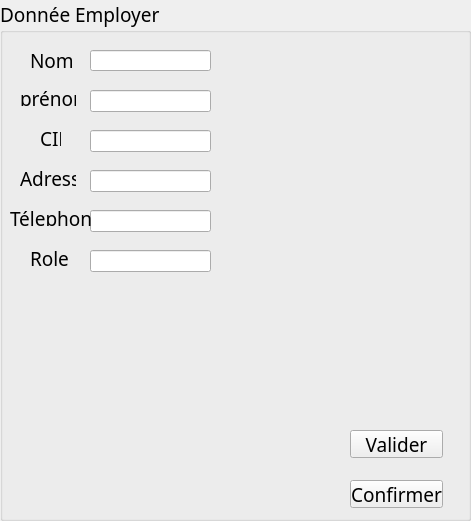
      <widget class="QGroupBox" name="groupBox_5">
       <property name="geometry">
        <rect>
         <x>500</x>
         <y>10</y>
         <width>471</width>
         <height>521</height>
        </rect>
       </property>
       <property name="font">
        <font>
         <family>Vijaya</family>
         <pointsize>14</pointsize>
         <weight>50</weight>
         <italic>false</italic>
         <bold>false</bold>
        </font>
       </property>
       <property name="title">
        <string>Donnée Employer</string>
       </property>
       <widget class="QLabel" name="label_68">
        <property name="geometry">
         <rect>
          <x>30</x>
          <y>50</y>
          <width>51</width>
          <height>21</height>
         </rect>
        </property>
        <property name="text">
         <string>Nom</string>
        </property>
       </widget>
       <widget class="QLineEdit" name="le_nom_2">
        <property name="geometry">
         <rect>
          <x>90</x>
          <y>50</y>
          <width>121</width>
          <height>21</height>
         </rect>
        </property>
        <property name="text">
         <string/>
        </property>
       </widget>
       <widget class="QPushButton" name="B_AjoutEmploye_2">
        <property name="geometry">
         <rect>
          <x>350</x>
          <y>480</y>
          <width>93</width>
          <height>28</height>
         </rect>
        </property>
        <property name="font">
         <font>
          <family>Vijaya</family>
          <pointsize>14</pointsize>
          <weight>50</weight>
          <italic>false</italic>
          <bold>false</bold>
         </font>
        </property>
        <property name="cursor">
         <cursorShape>PointingHandCursor</cursorShape>
        </property>
        <property name="text">
         <string>Confirmer</string>
        </property>
       </widget>
       <widget class="QLabel" name="label_69">
        <property name="geometry">
         <rect>
          <x>20</x>
          <y>90</y>
          <width>56</width>
          <height>16</height>
         </rect>
        </property>
        <property name="text">
         <string>prénom</string>
        </property>
       </widget>
       <widget class="QLineEdit" name="le_prenom_2">
        <property name="geometry">
         <rect>
          <x>90</x>
          <y>90</y>
          <width>121</width>
          <height>22</height>
         </rect>
        </property>
       </widget>
       <widget class="QLineEdit" name="le_id_2">
        <property name="geometry">
         <rect>
          <x>90</x>
          <y>130</y>
          <width>121</width>
          <height>22</height>
         </rect>
        </property>
       </widget>
       <widget class="QLabel" name="label_70">
        <property name="geometry">
         <rect>
          <x>40</x>
          <y>130</y>
          <width>21</width>
          <height>16</height>
         </rect>
        </property>
        <property name="text">
         <string>CIN</string>
        </property>
       </widget>
       <widget class="QLineEdit" name="le_adresse_2">
        <property name="geometry">
         <rect>
          <x>90</x>
          <y>170</y>
          <width>121</width>
          <height>22</height>
         </rect>
        </property>
       </widget>
       <widget class="QLabel" name="label_71">
        <property name="geometry">
         <rect>
          <x>20</x>
          <y>170</y>
          <width>56</width>
          <height>16</height>
         </rect>
        </property>
        <property name="text">
         <string>Adresse</string>
        </property>
       </widget>
       <widget class="QLineEdit" name="le_telephone_2">
        <property name="geometry">
         <rect>
          <x>90</x>
          <y>210</y>
          <width>121</width>
          <height>22</height>
         </rect>
        </property>
       </widget>
       <widget class="QLabel" name="label_72">
        <property name="geometry">
         <rect>
          <x>10</x>
          <y>210</y>
          <width>81</width>
          <height>16</height>
         </rect>
        </property>
        <property name="text">
         <string>Télephone</string>
        </property>
       </widget>
       <widget class="QLabel" name="label_73">
        <property name="geometry">
         <rect>
          <x>30</x>
          <y>250</y>
          <width>56</width>
          <height>16</height>
         </rect>
        </property>
        <property name="text">
         <string>Role</string>
        </property>
       </widget>
       <widget class="QLineEdit" name="le_role_2">
        <property name="geometry">
         <rect>
          <x>90</x>
          <y>250</y>
          <width>121</width>
          <height>22</height>
         </rect>
        </property>
       </widget>
       <widget class="QPushButton" name="chehata_pb_ajouter_4">
        <property name="geometry">
         <rect>
          <x>350</x>
          <y>430</y>
          <width>93</width>
          <height>28</height>
         </rect>
        </property>
        <property name="font">
         <font>
          <family>Vijaya</family>
          <pointsize>14</pointsize>
          <weight>50</weight>
          <italic>false</italic>
          <bold>false</bold>
         </font>
        </property>
        <property name="text">
         <string>Valider</string>
        </property>
       </widget>
      </widget>
